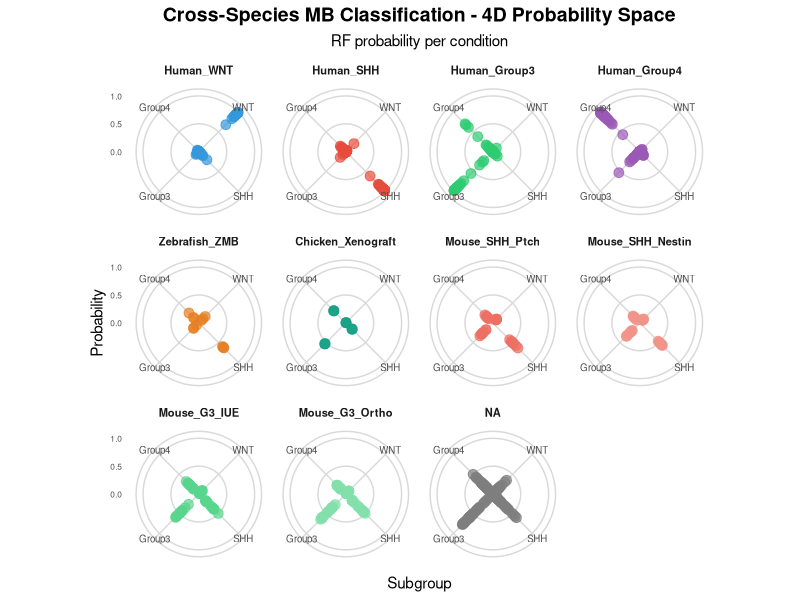
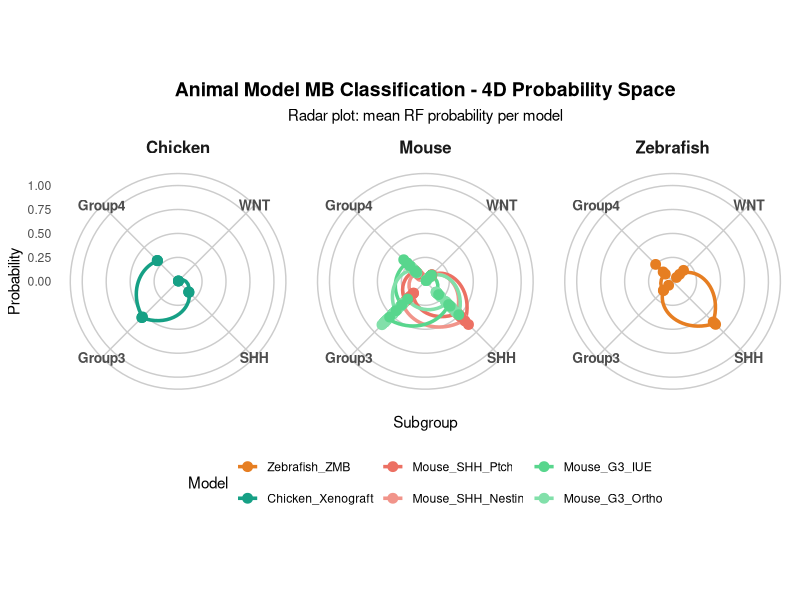

Write the R code that produced these figures, in order.
#!/usr/bin/env Rscript
# Radar/Spider plot - 4D visualization of RF probabilities
# Each axis = probability of WNT, SHH, Group3, Group4

library(dplyr)
library(tidyr)
library(ggplot2)

cat("=== RADAR PLOT - 4D PROBABILITY VISUALIZATION ===\n\n")

# Load results
results <- read.csv("results/rf_pca_classification_results.csv")

# Create condition labels
results$condition <- case_when(
  results$species == "Human" ~ paste0("Human_", results$model),
  results$species == "Zebrafish" ~ "Zebrafish_ZMB",
  results$species == "Chicken" ~ paste0("Chicken_", results$model),
  results$species == "Mouse" ~ paste0("Mouse_", results$model),
  TRUE ~ "Other"
)

# Use individual samples (not mean per condition)
# Add sample_id to make each sample unique
results$sample_label <- paste0(results$condition, "_", seq_len(nrow(results)))

cat("Samples per condition:\n")
print(table(results$condition))

# Reshape for radar plot - each sample is a separate polygon
radar_data <- results %>%
  select(sample_id, condition, WNT, SHH, Group3, Group4) %>%
  pivot_longer(cols = c(WNT, SHH, Group3, Group4),
               names_to = "Subgroup",
               values_to = "Probability")

# Set factor order for the axes (clockwise: WNT, SHH, G3, G4)
radar_data$Subgroup <- factor(radar_data$Subgroup,
                               levels = c("WNT", "SHH", "Group3", "Group4"))

# Define colors
condition_colors <- c(
  "Human_WNT" = "#3498db",
  "Human_SHH" = "#e74c3c",
  "Human_Group3" = "#2ecc71",
  "Human_Group4" = "#9b59b6",
  "Zebrafish_ZMB" = "#e67e22",
  "Chicken_Culture" = "#1abc9c",
  "Chicken_Xenograft" = "#16a085",
  "Mouse_WNT" = "#5dade2",
  "Mouse_SHH_Ptch" = "#ec7063",
  "Mouse_SHH_Nestin" = "#f1948a",
  "Mouse_G3_IUE" = "#58d68d",
  "Mouse_G3_Ortho" = "#82e0aa"
)

# Order conditions logically
condition_order <- c(
  "Human_WNT", "Human_SHH", "Human_Group3", "Human_Group4",
  "Zebrafish_ZMB",
  "Chicken_Culture", "Chicken_Xenograft",
  "Mouse_WNT", "Mouse_SHH_Ptch", "Mouse_SHH_Nestin",
  "Mouse_G3_IUE", "Mouse_G3_Ortho"
)
radar_data$condition <- factor(radar_data$condition, levels = condition_order)

# Create faceted radar plot - one per condition
cat("\nCreating faceted radar plot...\n")

p_radar <- ggplot(radar_data, aes(x = Subgroup, y = Probability,
                                   color = condition)) +
  geom_point(size = 3, alpha = 0.7) +
  coord_polar() +
  scale_color_manual(values = condition_colors) +
  scale_y_continuous(limits = c(0, 1), breaks = seq(0, 1, 0.5)) +
  facet_wrap(~condition, ncol = 4) +
  labs(title = "Cross-Species MB Classification - 4D Probability Space",
       subtitle = "RF probability per condition") +
  theme_minimal() +
  theme(
    plot.title = element_text(face = "bold", size = 14, hjust = 0.5),
    plot.subtitle = element_text(hjust = 0.5),
    axis.text.x = element_text(size = 7),
    axis.text.y = element_text(size = 6),
    strip.text = element_text(size = 8, face = "bold"),
    legend.position = "none",
    panel.grid.major = element_line(color = "grey85")
  )

ggsave("figures/cross_species_radar.png", p_radar, width = 14, height = 10, dpi = 150)
cat("Saved: figures/cross_species_radar.png\n")

# Alternative: Faceted radar by species
cat("\nCreating faceted radar plot...\n")

# Add species info
radar_data$species <- case_when(
  grepl("Human", radar_data$condition) ~ "Human",
  grepl("Zebrafish", radar_data$condition) ~ "Zebrafish",
  grepl("Chicken", radar_data$condition) ~ "Chicken",
  grepl("Mouse", radar_data$condition) ~ "Mouse"
)

# Filter to animal models only for cleaner view
animal_data <- radar_data %>% filter(species != "Human")

p_animal <- ggplot(animal_data, aes(x = Subgroup, y = Probability,
                                     group = condition, color = condition)) +
  geom_line(linewidth = 1.2) +
  geom_point(size = 3) +
  coord_polar() +
  scale_color_manual(values = condition_colors, name = "Model") +
  scale_y_continuous(limits = c(0, 1), breaks = seq(0, 1, 0.25)) +
  facet_wrap(~species, ncol = 3) +
  labs(title = "Animal Model MB Classification - 4D Probability Space",
       subtitle = "Radar plot: mean RF probability per model") +
  theme_minimal() +
  theme(
    plot.title = element_text(face = "bold", size = 14, hjust = 0.5),
    plot.subtitle = element_text(hjust = 0.5),
    axis.text.x = element_text(size = 10, face = "bold"),
    strip.text = element_text(face = "bold", size = 12),
    legend.position = "bottom",
    panel.grid.major = element_line(color = "grey80")
  )

ggsave("figures/cross_species_radar_animals.png", p_animal, width = 14, height = 6, dpi = 150)
cat("Saved: figures/cross_species_radar_animals.png\n")

cat("\n=== DONE ===\n")
